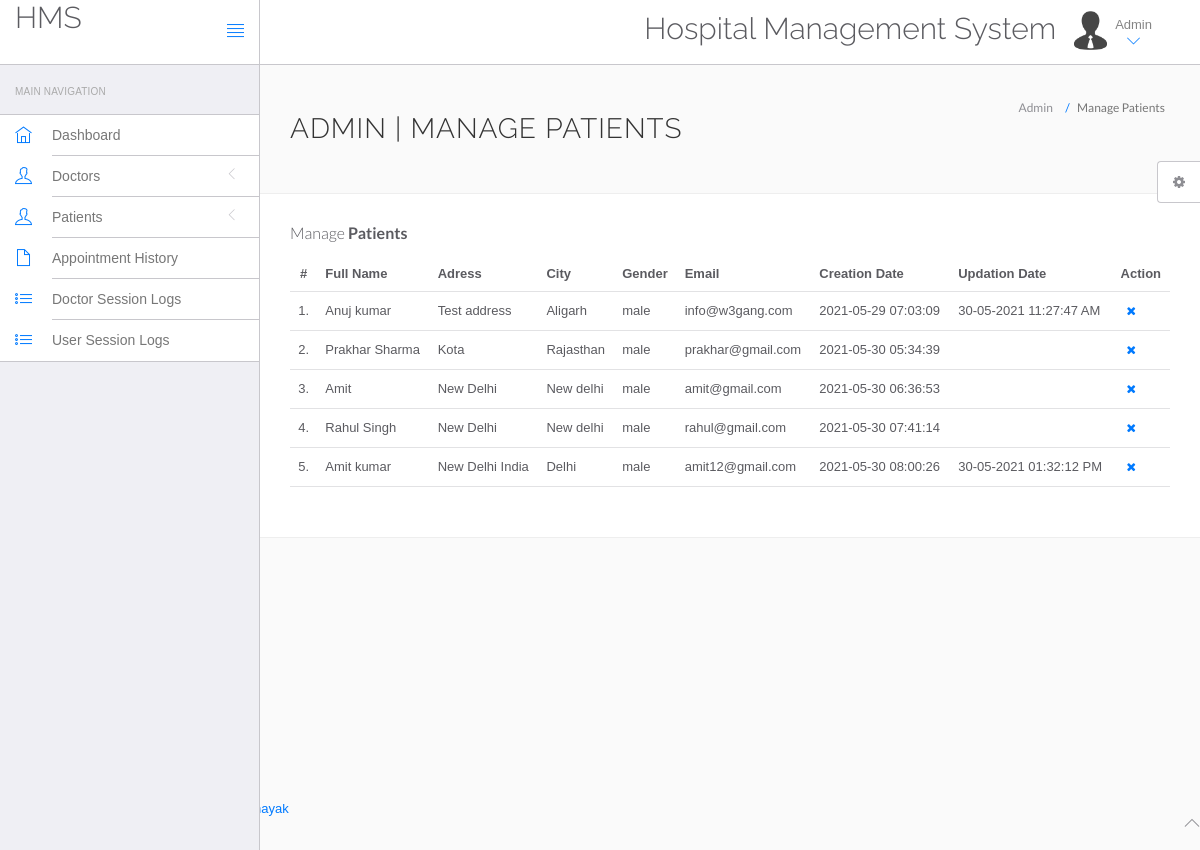
/hms/admin/manage-users.php (signed in), run on the app's committed database.
### tables this page shows
CREATE TABLE IF NOT EXISTS `users` (
  `id` int(11) NOT NULL,
  `fullName` varchar(255) NOT NULL,
  `address` longtext NOT NULL,
  `city` varchar(255) NOT NULL,
  `gender` varchar(255) NOT NULL,
  `email` varchar(255) NOT NULL,
  `password` varchar(255) NOT NULL,
  `regDate` timestamp NOT NULL DEFAULT CURRENT_TIMESTAMP,
  `updationDate` varchar(255) NOT NULL
);

### hms/admin/manage-users.php (the view, shortened to what this page needs)
<?php
include('include/config.php');
?>
<!DOCTYPE html>
<html lang="en">
	<head>
		<link rel="stylesheet" href="vendor/bootstrap/css/bootstrap.min.css">
		<link rel="stylesheet" href="vendor/fontawesome/css/font-awesome.min.css">
		<link rel="stylesheet" href="vendor/themify-icons/themify-icons.min.css">
		<link href="vendor/animate.css/animate.min.css" rel="stylesheet" media="screen">
		<link href="vendor/perfect-scrollbar/perfect-scrollbar.min.css" rel="stylesheet" media="screen">
		<link href="vendor/switchery/switchery.min.css" rel="stylesheet" media="screen">
		<link href="vendor/bootstrap-touchspin/jquery.bootstrap-touchspin.min.css" rel="stylesheet" media="screen">
		<link href="vendor/select2/select2.min.css" rel="stylesheet" media="screen">
		<link href="vendor/bootstrap-datepicker/bootstrap-datepicker3.standalone.min.css" rel="stylesheet" media="screen">
		<link href="vendor/bootstrap-timepicker/bootstrap-timepicker.min.css" rel="stylesheet" media="screen">
		<link rel="stylesheet" href="assets/css/styles.css">
		<link rel="stylesheet" href="assets/css/plugins.css">
		<link rel="stylesheet" href="assets/css/themes/theme-1.css" id="skin_color" />
	</head>
	<body>
		<div id="app">
<?php include('include/sidebar.php');?>
			<div class="app-content">
						<?php include('include/header.php');?>
				<div class="main-content" >
					<div class="wrap-content container" id="container">
						<section id="page-title">
							<div class="row">
								<div class="col-sm-8">
									<h1 class="mainTitle">Admin | Manage Patients</h1>
																	</div>
								<ol class="breadcrumb">
									<li>
										<span>Admin</span>
									</li>
									<li class="active">
										<span>Manage Patients</span>
									</li>
								</ol>
							</div>
						</section>
						<div class="container-fluid container-fullw bg-white">
									<div class="row">
								<div class="col-md-12">
									<h5 class="over-title margin-bottom-15">Manage <span class="text-bold">Patients</span></h5>
									<table class="table table-hover" id="sample-table-1">
										<thead>
											<tr>
												<th class="center">#</th>
												<th>Full Name</th>
												<th class="hidden-xs">Adress</th>
												<th>City</th>
												<th>Gender </th>
												<th>Email </th>
												<th>Creation Date </th>
												<th>Updation Date </th>
												<th>Action</th>
											</tr>
										</thead>
										<tbody>
<?php
$sql=mysqli_query($bd,"select * from users");
$cnt=1;
while($row=mysqli_fetch_array($sql))
{
?>
											<tr>
												<td class="center"><?php echo $cnt;?>.</td>
												<td class="hidden-xs"><?php echo $row['fullName'];?></td>
												<td><?php echo $row['address'];?></td>
												<td><?php echo $row['city'];?>
												</td>
												<td><?php echo $row['gender'];?></td>
												<td><?php echo $row['email'];?></td>
												<td><?php echo $row['regDate'];?></td>
												<td><?php echo $row['updationDate'];?>
												</td>
												<td >
												<div class="visible-md visible-lg hidden-sm hidden-xs">
	<a href="manage-users.php?id=<?php echo $row['id']?>&del=delete" onClick="return confirm('Are you sure you want to delete?')"class="btn btn-transparent btn-xs tooltips" tooltip-placement="top" tooltip="Remove"><i class="fa fa-times fa fa-white"></i></a>
												</div>
												</td>
											</tr>
											<?php
$cnt=$cnt+1;
											 }?>
										</tbody>
									</table>
								</div>
							</div>
								</div>
							</div>
						</div>
					</div>
				</div>
	<?php include('include/footer.php');?>
	<?php include('include/setting.php');?>
	</body>
</html>

### hms/admin/assets/css/themes/theme-1.css (style rules this page uses)
body { background: #FAFAFA; }

### data on the page
users: fullName "Anuj kumar", address "Test address", city "Aligarh", gender "male", email "info@w3gang.com", regDate "2021-05-29 07:03:09", updationDate "30-05-2021 11:27:47 AM"
users: fullName "Prakhar Sharma", address "Kota", city "Rajasthan", gender "male", email "prakhar@gmail.com", regDate "2021-05-30 05:34:39"
users: fullName "Amit", address "New Delhi", city "New delhi", gender "male", email "amit@gmail.com", regDate "2021-05-30 06:36:53"
users: fullName "Rahul Singh", address "New Delhi", city "New delhi", gender "male", email "rahul@gmail.com", regDate "2021-05-30 07:41:14"
users: fullName "Amit kumar", address "New Delhi India", city "Delhi", gender "male", email "amit12@gmail.com", regDate "2021-05-30 08:00:26", updationDate "30-05-2021 01:32:12 PM"
